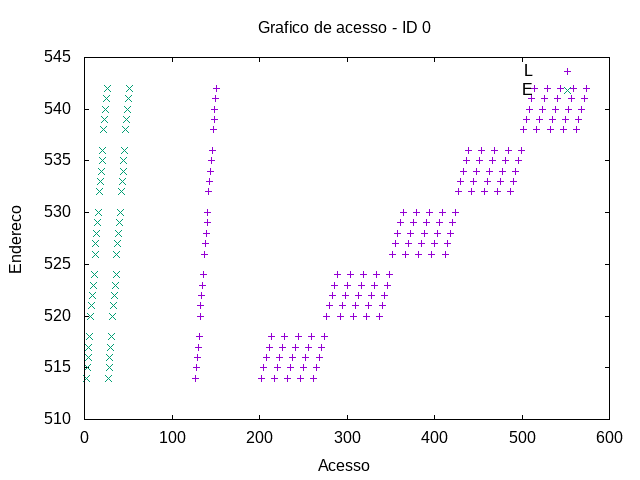

Here is the gnuplot script that generated this plot:
set term png
set output "../out/mem/mult/-acesso-0.png"
set title "Grafico de acesso - ID 0"
set xlabel "Acesso"
set ylabel "Endereco"
plot "../out/mem/mult/-acesso-0-0.gpdat" u 2:4 w points t "L", "../out/mem/mult/-acesso-1-0.gpdat" u 2:4 w points t "E"
